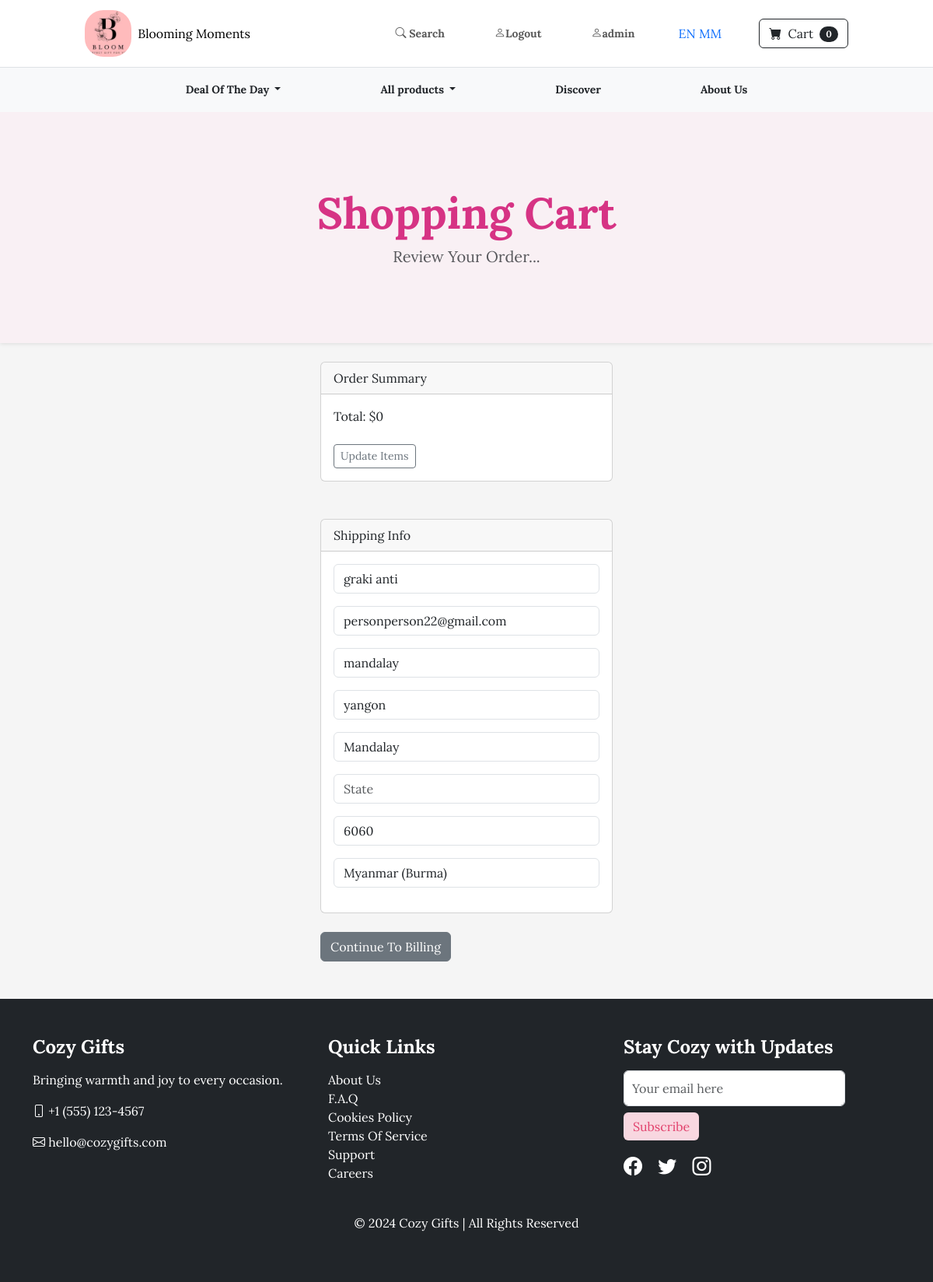
The app's page /payment/checkout (signed in) with its own data.
### payment/models.py (models this page shows, shortened)
class ShippingAddress(models.Model):
  user = models.ForeignKey(User, on_delete=models.CASCADE,null  =True, blank=True)
  shipping_full_name = models.CharField(max_length=255)
  shipping_email = models.CharField(max_length=255)
  shipping_address1 = models.CharField(max_length=255)
  shipping_address2 = models.CharField(max_length=255,null=True,blank=True)
  shipping_city = models.CharField(max_length=255)
  shipping_state = models.CharField(max_length=255,null = True,blank=True)
  shipping_zipcode = models.CharField(max_length=255,null=True,blank=True)
  shipping_country = models.CharField(max_length=255)
  class Meta:
    verbose_name_plural = "Shipping Address"

### payment/views.py (the view)
# urls.py: path('checkout',views.checkout,name="checkout"),
def checkout(request):
  cart = Cart(request)
  cart_products = cart.get_prods
  quantities = cart.get_quants
  totals = cart.cart_total()
  if request.user.is_authenticated:
    shipping_user = ShippingAddress.objects.get(user__id=request.user.id)
    shipping_form = ShippingForm(request.POST or None,instance=shipping_user)
    return render(request,"payment/checkout.html",{"cart_products":cart_products,"quantities":quantities,"totals":totals,"shipping_form":shipping_form})
  else:
    shipping_form = ShippingForm(request.POST or None)
    return render(request,"payment/checkout.html",{"cart_products":cart_products,"quantities":quantities,"totals":totals,"shipping_form":shipping_form})

### cart/cart.py (called while the page is built, shortened)
  def cart_total(self):
    product_ids = self.cart.keys()
    products = Product.objects.filter(id__in=product_ids)
    quantities = self.cart
    total = 0
    return total

  def __len__(self):
    return len(self.cart)

  def get_prods(self):
    product_ids =self.cart.keys()
    products = Product.objects.filter(id__in=product_ids)
    return products

### cart/context_processors.py (called while the page is built)
def cart(request):
  return {'cart':Cart(request)}

### payment/templates/payment/checkout.html (shortened to what this page needs)
{% extends 'base.html' %}
{% block content %}
<header class="py-5" style="background-color: #f9f0f4; color: #000;">
    <div class="container px-4 px-lg-5 my-5">
        <div class="text-center">
            <h1 class="display-4 fw-bolder" style="color: #d63384;">Shopping Cart</h1>
            <p class="lead fw-normal text-muted mb-0">Review Your Order...</p>
        </div>
    </div>
</header>
<br>
<div class="container" style="max-width: 800px; margin: 0 auto;">
    <div class="row">
      <div class="col-md-6 offset-md-3">
        <div class="card">
          <div class="card-header">
            Order Summary
          </div>
          <div class="card-body">
            Total: ${{ totals }}
            <br><br>
            <a href="{% url 'cart_summary' %}" class="btn btn-sm btn-outline-secondary">Update Items</a>
          </div>
        </div>
        <br><br>
        <div class="card">
          <div class="card-header">
            Shipping Info
          </div>
          <div class="card-body">
      {% if user.is_authenticated %}
            <form method="POST" action="{% url 'billing_info' %}">
              {{ shipping_form.as_p }}
          </div>
        </div>
<br>
        <button type="submit" class="btn btn-secondary">
          Continue To Billing
      {% else %}
        <a href="{% url 'register' %}" class="text-decoration-none btn btn-sm btn-warning"><b>You need to signup or login first</b></a>
        <br>
      {% endif %}
      </div>
    </div>
    <br>
</div>
<br>
{% endblock %}

### store/templates/navbar.html (shortened to what this page needs)
<div class="sticky-top bg-white">
    <nav class="navbar navbar-expand-lg navbar-light bg-white border-bottom">
        <div class="container-fluid d-flex align-items-center justify-content-between sticky-top">
       {% load static %}
<a class="navbar-brand d-flex align-items-center mx-auto text-truncate" href="{% url 'home' %}">
    <img src="{% static 'images/image.png' %}" alt="Logo" class="me-2 brand-logo">
    <span class="fs-6 shop-name">Blooming Moments</span>
</a>
        <ul class="navbar-nav mx-auto d-none d-lg-flex flex-row align-items-center gap-5">
            <li class="nav-item">
                <a class="nav-link" href="{% url 'search' %}"><i class="bi bi-search"></i> Search</a>
            </li>
            {% if user.is_authenticated %}
            <li class="nav-item">
                <a class="nav-link" href="{% url 'logout' %}"><i class="bi bi-person"></i>Logout</a>
            </li>
            <li class="nav-item">
                <a class="nav-link" href="{% url 'update_user' %}"><i class="bi bi-person"></i>{{request.user}}</a>
            </li>
            {% endif %}
            <li class="nav-item" >
                <div class="langWrap">
                <a href="#"  language="english" class="active">EN</a>
                <a href="#"  language="myanmar">MM</a>
                </div>
            </li>
            <form class="d-flex">
                <a href="{% url 'cart_summary' %}" class="btn btn-outline-dark"><i class="bi-cart-fill me-1"></i>
                    Cart
                    <span class="badge bg-dark text-white ms-1 rounded-pill" id="cart_quantity">{{cart|length}}</span></a>
              </form>
        </ul>
    </div>
</nav>
<div class="bg-light py-2 d-none d-lg-block">
    <div class="container-fluid">
        <ul class="nav justify-content-center">
            <li class="nav-item dropdown">
                <a class="nav-link text-dark px-5 mx-3 dropdown-toggle" href="#" id="dealDropdown" data-bs-toggle="dropdown">
                    Deal Of The Day
                </a>
            </li>
            <li class="nav-item dropdown">
                <a class="nav-link text-dark px-5 mx-3 dropdown-toggle" href="{% url 'product' %}" id="flowersDropdownMobile" data-bs-toggle="dropdown"  onclick="location.href=this.href;">
                    All products
                </a>
            </li>
            <li class="nav-item"><a href="{% url 'flowerLanding' %}"  class="nav-link text-dark px-5 mx-3" >Discover</a></li>
            <li class="nav-item">
                <a class="nav-link text-dark px-5 mx-3" href="{% url 'about_us' %}">About Us</a>
            </li>
        </ul>
    </div>
</div>
</div>

### static/css/styles.css (style rules this page uses)
body { font-family: 'Lora', serif; background-color: whitesmoke; margin: 0; padding: 0; }
h1, h2, h3 { font-weight: 700; }
a { text-decoration: none; }
.container { max-width: 1140px; }
img { max-width: 100%; height: auto; }
header { background-color: rgba(57, 125, 198, 0.1); color: white; padding: 20px 0; box-shadow: 0px 1px 5px rgba(0, 0, 0, 0.1); }
.nav-link { font-weight: bolder; font-size: 14px; position: relative; padding: 10px 20px; transition: background-color 0.3s ease, color 0.3s ease; border-radius: 8px; }
.navbar { padding: 0.5rem; }
.brand-logo { width: 60px; height: 60px; border-radius: 40%; object-fit: cover; }
.shop-name { font-size: 0.9rem; white-space: nowrap; }

### records on screen
ShippingAddress: shipping_full_name "graki anti", shipping_email "personperson22@gmail.com", shipping_address1 "mandalay", shipping_address2 "yangon", shipping_city "Mandalay", shipping_zipcode "6060", shipping_country "Myanmar (Burma)"

### other values on screen
{{ request.user }} "admin"
{{ cart|length }} "0"
{{ totals }} "0"
